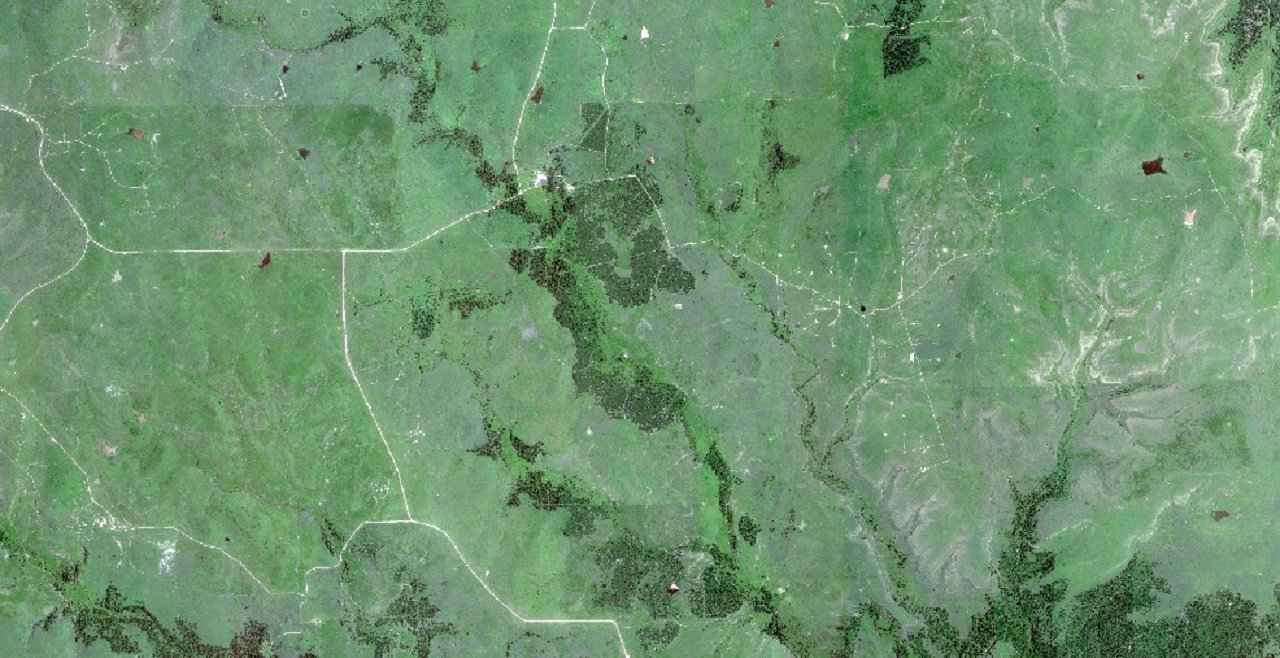
#> input picture Tall_Grass.jpg, 1280 x 658 px
$ python rgbtolab.py
#> lines starting #> are read from the running program, lines starting #| are printed output that depends on the picture
# chat gpt
# Write a python code to convert an RGB image to L*a*b* image and display the three channels separtely using opencv and numpy
# End of Prompt

import cv2
import numpy as np

# Load the RGB image
rgb_image = cv2.imread('Tall_Grass.jpg')
#> rgb_image is the input picture: shape (658, 1280, 3); mean B, G, R 112.1, 148.3, 109.9

# Convert the image from BGR to RGB
rgb_image = cv2.cvtColor(rgb_image, cv2.COLOR_BGR2RGB)

# Convert RGB image to L*a*b*
lab_image = cv2.cvtColor(rgb_image, cv2.COLOR_RGB2LAB)
#> lab_image: shape (658, 1280, 3); mean of channels 0, 1, 2 147.3, 107.3, 143

# Extract L*, a*, and b* channels
l_channel, a_channel, b_channel = cv2.split(lab_image)
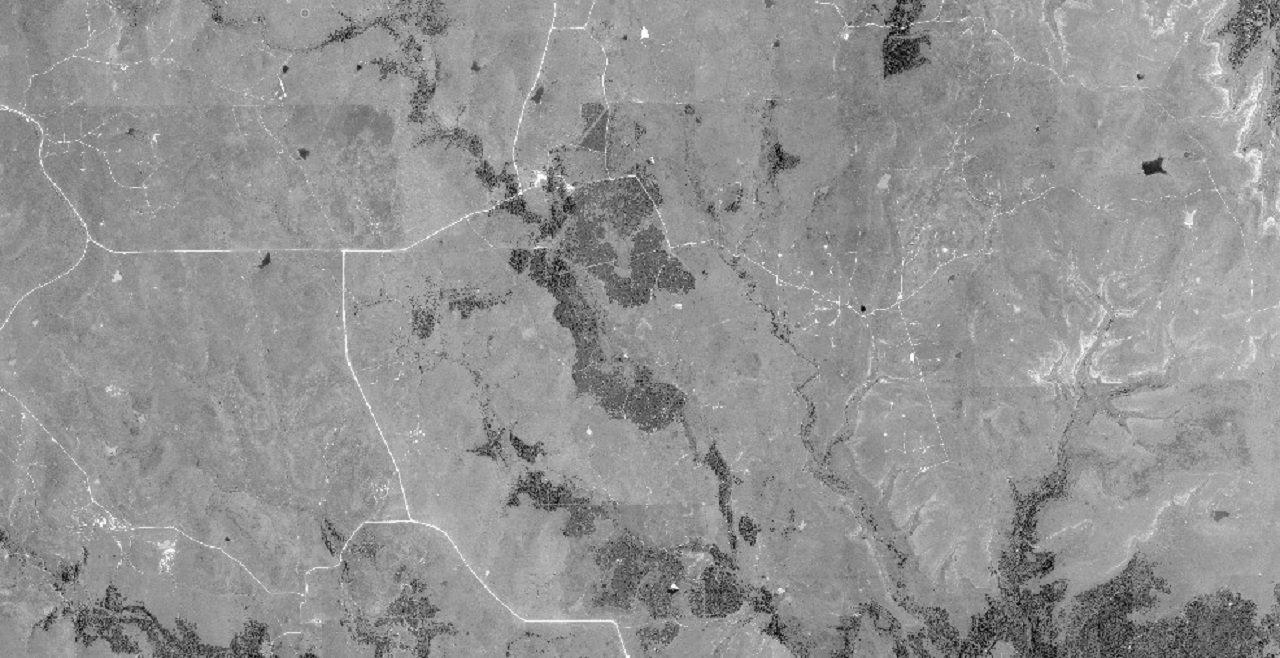
#> l_channel: shape (658, 1280); min 3, max 255, mean 147.3
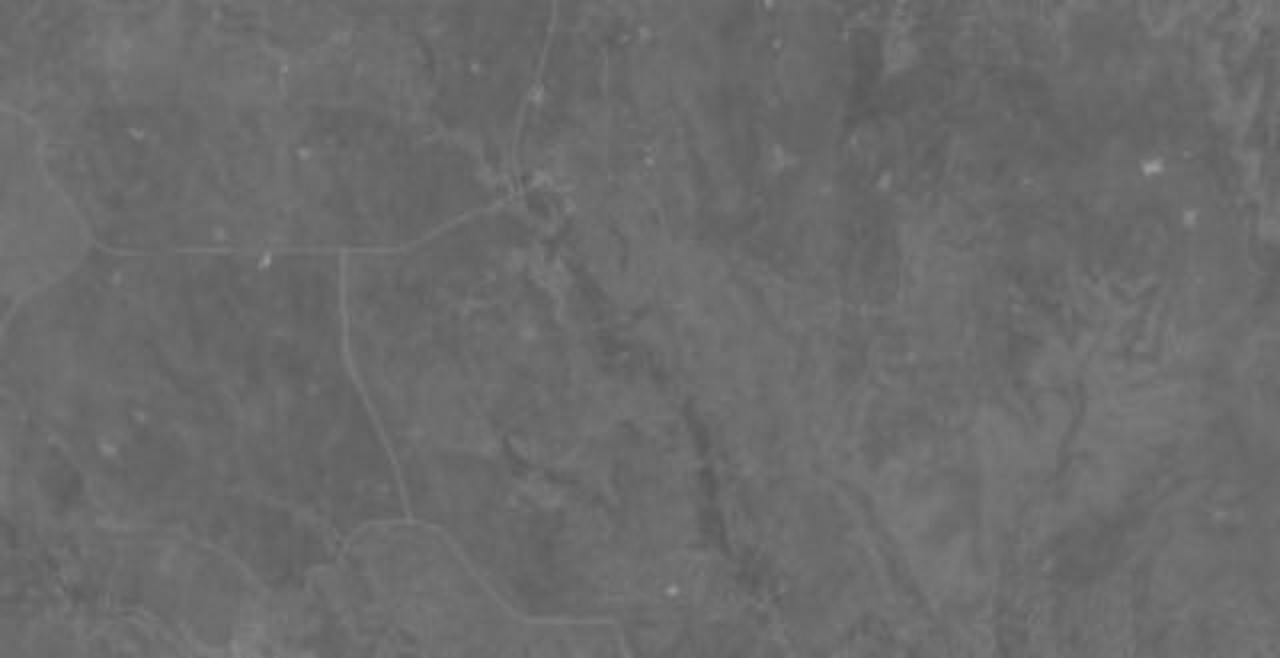
#> a_channel: shape (658, 1280); min 88, max 154, mean 107.3
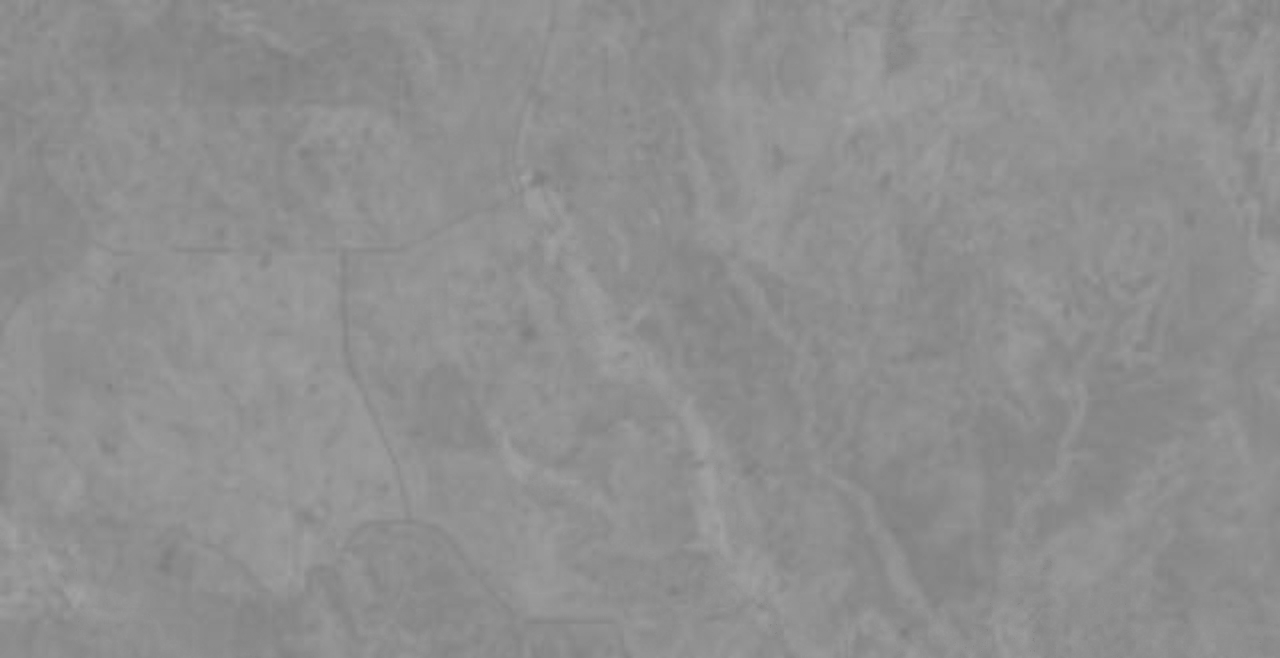
#> b_channel: shape (658, 1280); min 125, max 163, mean 143

# Display the original RGB image
cv2.imshow('RGB Image', rgb_image)
cv2.waitKey(0)
cv2.destroyAllWindows()

# Display the L* channel
cv2.imshow('L* Channel', l_channel)
cv2.waitKey(0)
cv2.destroyAllWindows()

# Display the a* channel
cv2.imshow('a* Channel', a_channel)
cv2.waitKey(0)
cv2.destroyAllWindows()

# Display the b* channel
cv2.imshow('b* Channel', b_channel)
cv2.waitKey(0)
cv2.destroyAllWindows()

$ run again, with PIA11420~orig.jpg copied over Tall_Grass.jpg
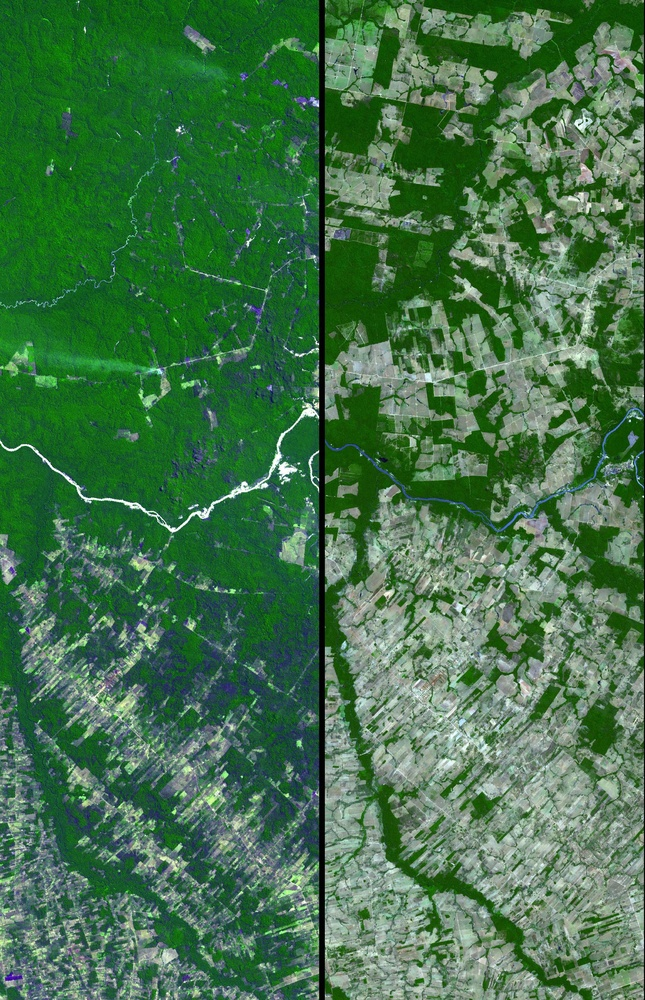
#> input picture PIA11420~orig.jpg, 645 x 1000 px, shrunk from 1922 x 2982 before the run
#> rgb_image is the input picture: shape (1000, 645, 3); mean B, G, R 74.4, 114.8, 67.5
#> lab_image: shape (1000, 645, 3); mean of channels 0, 1, 2 112.8, 104.4, 145.5
#> `l_channel, a_channel, b_channel = cv2.split(lab_image)`:
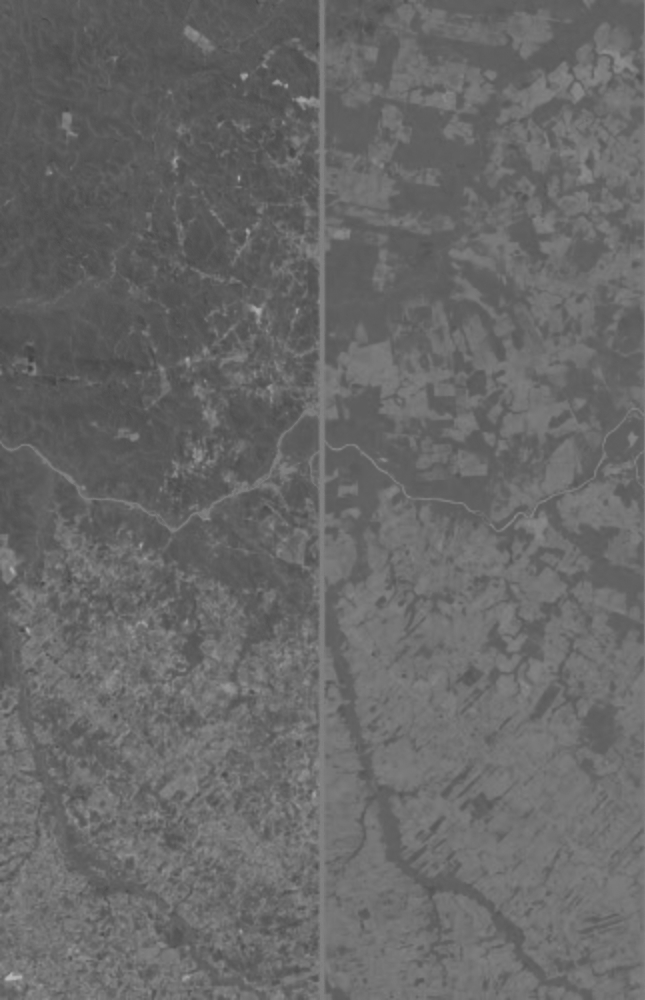
#> a_channel: shape (1000, 645); min 64, max 186, mean 104.4
#> `l_channel, a_channel, b_channel = cv2.split(lab_image)`:
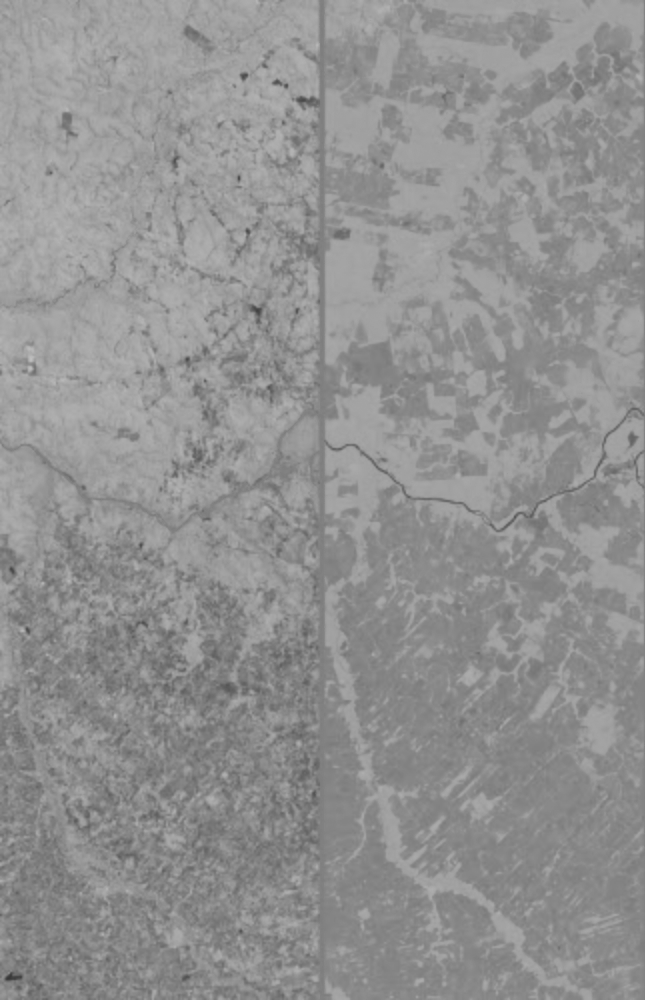
#> b_channel: shape (1000, 645); min 55, max 190, mean 145.5
